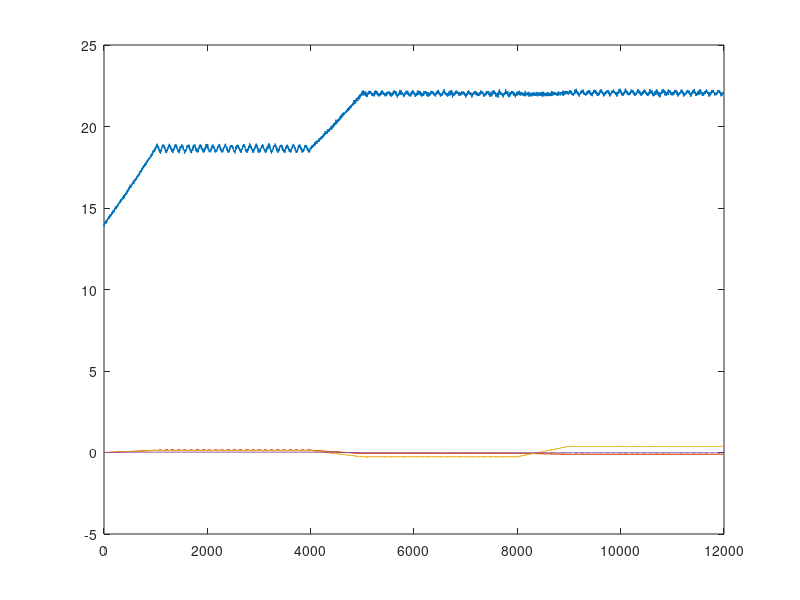
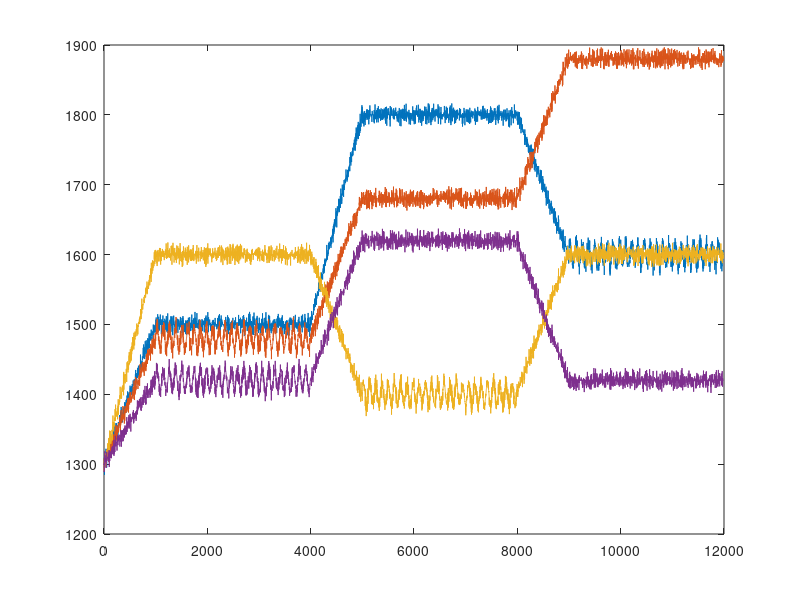

Write MATLAB code to recreate these figures, in order.
function Create_Linear_Test_Data
%Creating a set of omegas, and the resulting FT's, then adding noise to the
%dataset and seeing how my model deals with it

%Im going to use a fixed value of ct, d, and cq
%Then ill create omegas and solve for the FT values
%Then ill add noise to the dataset and plug into my analysis program

%My analysis program should return the same ct, d, and cq 

omega = create_omega();
omega_noise = noise(omega,18);

ct = 2.068061 * 10^-6;
d = .118;
cq = -3.542252 *10^-8;
cts = [ct;d*ct;cq];
%cts = create_cts(omega_noise);

fts = model(cts,omega_noise);

a_fz = fts(1,:);
a_tx = fts(2,:);
a_ty = fts(3,:);
a_tz = fts(4,:);
a_o1 = omega_noise(1,:);
a_o2 = omega_noise(2,:);
a_o3 = omega_noise(3,:);
a_o4 = omega_noise(4,:);

plot_fts(fts)
plot_omegas(omega_noise)


save([mfilename '_data_2018_06_18_Sample_Data'],'a_fz','a_tx','a_ty','a_tz','a_o1','a_o2','a_o3','a_o4')



function omega = create_omega()
horizontal = ones(1,3000)*1000;
slope = 1:.2:200;
negslop = 200:-.2:1;

wavy_horiz = sin(0:.0524:(50*pi))*15;

motor1 = [slope+1300,horizontal*1.5,(slope*1.5)+1500,horizontal*1.8,negslop+1600,wavy_horiz+1600];
motor2 = [(slope*.9)+1300,wavy_horiz+1480,slope+1480,horizontal*1.68,slope+1680,horizontal*1.88];
motor3 = [(slope*1.5)+1300,horizontal*1.6,negslop+1400,wavy_horiz+1400,slope+1400,horizontal*1.6];
motor4 = [(slope*.6)+1300,wavy_horiz+1420,slope+1420,horizontal*1.62,(negslop)+1420,horizontal*1.420];

omega = [motor1;motor2;motor3;motor4];

function cts = create_cts(omega)
cts = zeros(4,length(omega));
for i = 1:4
    for j = 1:length(omega)
        cts(i,j) = CT_function(omega(i,j));
    end
end

function ct = CT_function(omega)
x1 = 2.331532*10^-6;
x2 = 2.103702*10^5;
x3 = 9.739919*10^-3;

ct = x1/(1+x2*exp(-x3*omega));

function fts = model(cts,omega)
fts = zeros(4,length(omega));
ct = cts(1);
dct = cts(2);
cq = cts(3);
for i = 1:length(omega)
    coef_mat = [ct,ct,ct,ct;dct,-dct,dct,-dct;-dct,dct,dct,-dct;-cq,cq,-cq,cq];
    fts(:,i) = coef_mat*omega(:,i).^2;
end

function out = noise(data,n)
[r,c] = size(data);
out = zeros(r,c);

for i = 1:r
    for j = 1:c
        num = randi([-1,1]);
        if num > 0
            out(i,j) = data(i,j) + (randi([-n,n])*rand);
        else
            out(i,j) = data(i,j);
        end
    end
end
        
function plot_fts(fts)
figure('Visible','on','Name','FTs plot')
l = 1:length(fts);
plot(l,fts(1,:),l,fts(2,:),l,fts(3,:),l,fts(4,:))

function plot_omegas(omega)
figure('Visible','on','Name','Omega Plot')
l = 1:length(omega);
plot(l,omega(1,:),l,omega(2,:),l,omega(3,:),l,omega(4,:))




















        
        
     